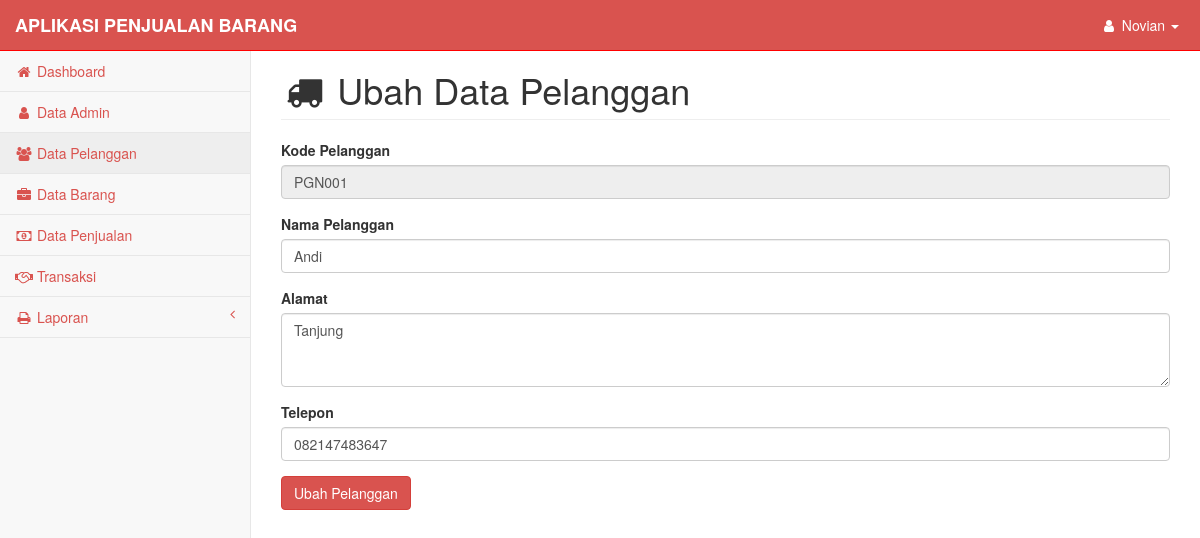
The page /pages/pelanggan_ubah.php?kode_pelanggan=PGN001 (signed in) on the database its author committed.
### tables this page shows
CREATE TABLE `pelanggan` (
  `kode_pelanggan` varchar(50) NOT NULL,
  `nama_pelanggan` varchar(100) NOT NULL,
  `alamat` varchar(200) NOT NULL,
  `telepon` varchar(50) NOT NULL
);

### pages/functions.php (called while the page is built, shortened)
<?php
$koneksi = mysqli_connect("localhost", "root", "", "penjualan");
function query ($query) {
	global $koneksi;
	$result = mysqli_query ($koneksi, $query);
	$rows = [];
	while ( $row = mysqli_fetch_assoc ($result)) {
		$rows [] = $row;
	}
	return $rows;
}
?>

### pages/pelanggan_ubah.php (the view, shortened to what this page needs)
<?php
require 'functions.php';
$kode_pelanggan = $_GET["kode_pelanggan"];
$pelanggan = query("SELECT * FROM pelanggan WHERE kode_pelanggan = '$kode_pelanggan'")[0];
$nama_admin = query("SELECT * FROM admin WHERE kode_admin = '$_SESSION[kode_admin]' ");
?>
<!DOCTYPE html>
<html lang="en">
    <head>
        <link href="../css/bootstrap.min.css" rel="stylesheet">
        <link href="../css/metisMenu.min.css" rel="stylesheet">
        <link href="../css/timeline.css" rel="stylesheet">
        <link href="../css/startmin.css" rel="stylesheet">
        <link href="../css/morris.css" rel="stylesheet">
        <link href="../css/font-awesome.min.css" rel="stylesheet" type="text/css">
    </head>
    <body>
           <div id="wrapper">
            <nav class="navbar navbar-inverse navbar-fixed-top" role="navigation" >
                <div class="navbar-header">
                    <a class="navbar-brand" style="color:white;" href="#">APLIKASI PENJUALAN BARANG</a>
                </div>
                <ul class="nav navbar-right navbar-top-links">
                    <li class="dropdown">
                        <a class="dropdown-toggle" data-toggle="dropdown" href="#" style="color:white;">
                            <i class="fa fa-user fa-fw"></i>
                            <?php foreach ($nama_admin as $row) : ?>
                                <?php echo $row["nama_admin"]; ?>
                            <?php endforeach; ?>
                            <b class="caret"></b>
                        </a>
                    </li>
                </ul>
                <div class="navbar-default sidebar" role="navigation">
                    <div class="sidebar-nav navbar-collapse">
                        <ul class="nav" id="side-menu">
                            <li>
                                <a href="index.php"><i class="fa fa-home fa-fw"></i> Dashboard</a>
                            </li>
                            <li>
                                <a href="admin.php"><i class="fa fa-user fa-fw"></i> Data Admin</a>
                            </li>
                            <li>
                                <a href="pelanggan.php" class="active"><i class="fa fa-users fa-fw"></i> Data Pelanggan</a>
                            </li>
                            <li>
                                <a href="barang.php"><i class="fa fa-briefcase fa-fw"></i> Data Barang</a>
                            </li>
                            <li>
                                <a href="penjualan.php"><i class="fa fa-money fa-fw"></i> Data Penjualan</a>
                            </li>
                            <li>
                                <a href="transaksi.php"><i class="fa fa-handshake-o fa-fw"></i> Transaksi</a>
                            </li>
                            <li>
                                <a href="#"><i class="fa fa-print fa-fw"></i> Laporan<span class="fa arrow"></span></a>
                            </li>
                        </ul>
                    </div>
                </div>
            </nav>
            <div id="page-wrapper">
                <div class="container-fluid">
                	<form action="" method="post">
                    <div class="row">
                        <div class="col-lg-12">
                            <h1 class="page-header"><i class="fa fa-truck fa-fw"></i> Ubah Data Pelanggan</h1>
                        </div>
                    </div>
                     <div class="form-group">
						<label for="kode_pelanggan">Kode Pelanggan</label>
						<input class="form-control" placeholder="Kode Pelanggan" name="kode_pelanggan" id="kode_pelanggan" value="<?php echo $pelanggan["kode_pelanggan"] ?>" readonly>
					</div>
					<div class="form-group">
						<label for="nama_pelanggan">Nama Pelanggan</label>
						<input class="form-control" placeholder="Nama Pelanggan" name="nama_pelanggan" id="nama_pelanggan" value="<?php echo $pelanggan["nama_pelanggan"] ?>" autocomplete="off" autofocus required>
					</div>
					<div class="form-group">
						<label for="alamat">Alamat</label>
						<textarea class="form-control" rows="3" placeholder="Alamat" name="alamat" id="alamat" required><?php echo $pelanggan["alamat"] ?> </textarea>
					</div>
					<div class="form-group">
						<label for="telepon">Telepon</label>
						<input class="form-control" placeholder="Telepon" name="telepon" id="telepon" value="<?php echo $pelanggan["telepon"] ?>" autocomplete="off" required>
					</div>
					<button type="submit" class="btn btn-danger" name="ubah_pelanggan">Ubah Pelanggan</button>
                    </form>
				</div>
        </div>
    </body>
</html>

### css/startmin.css (style rules this page uses)
body { background-color: #f8f8f8; }
#wrapper { width: 100%; }
#page-wrapper { padding-top: 30px; min-height: 568px; background-color: #fff; }
@media (min-width:768px) { #page-wrapper { position: inherit; margin-left: 250px; padding: 30px 15px 0 15px; border-left: 1px solid #e7e7e7; } }
.navbar-header { float: left; }
.navbar-right { text-align: right; }
.navbar-top-links { margin: 0; }
.navbar-top-links li { display: inline-block; }
.navbar-top-links li:last-child { margin-right: 6px; }
.navbar-top-links li a { padding: 15px; min-height: 50px; }
.navbar-top-links>li>a { color: #999; }
.sidebar .sidebar-nav.navbar-collapse { padding-right: 0; padding-left: 0; }
.sidebar ul li { border-bottom: 1px solid #e7e7e7; }
.sidebar ul li a.active { background-color: #eee; }
.sidebar .arrow { float: right; }
.sidebar .fa.arrow:before { content: "\f104"; }
@media (min-width:768px) { .sidebar { z-index: 1; position: absolute; width: 250px; margin-top: 51px; } }

### pages/pelanggan_ubah.php (style rules this page uses)
.navbar-inverse { background-color: #d9534f; border-color: red; }
li a { color: #d9534f; text-decoration: none; }
.navbar-header a { font-weight: bold; }

### rows shown on the page
pelanggan: kode_pelanggan "PGN001", nama_pelanggan "Andi", alamat "Tanjung", telepon "082147483647"

### other values the page prints
$row["nama_admin"] "Novian"
